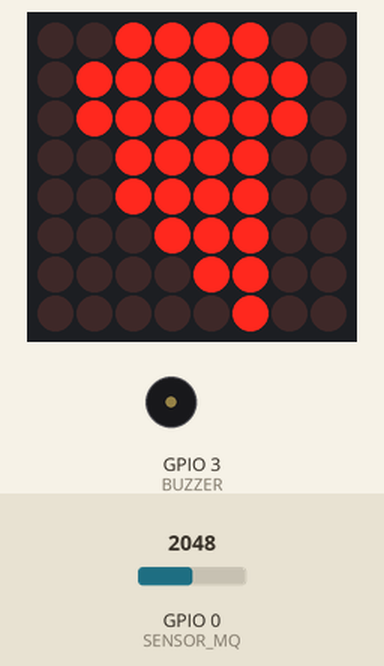
The sketch below on a simulated ESP32. On the bench: 8×8 LED matrix, buzzer (waves = sounding). The inputs (shaded band) are chosen by the test bench; at power-on: GPIO 0 (SENSOR_MQ) = 2048. What the sketch prints to the serial monitor is not drawn.

Above: at 20.3 s.
Timing chart, 0 to 128.8 s (numbered marks = the images above):
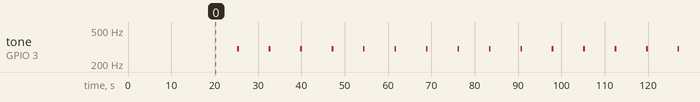

The sketch:

Sensor_de_Gas.ino
```cpp
/*
  Fundacion Kinal
  Centro Educativo Tecnico Kinal
  Electronica
  Grado: Quinto
  Curso: Taller de Electronica Digital
  Alumno: Roberto Antonio Monterroso Aguilar
  Seccion: A
  Carne: 2019507
  Proyecto: Sensor de Gas
*/
#include <LedControl.h>   //libreria que me permite usar el controlador led max7219
#include <Ticker.h>

//Directivas de preprocesador
#define dataPin0   10   //pin 12 conectado al pin de datos del max7219.
#define dataClock0 11   //pin 11 conectado al pin de clock del max7219.
#define dataLoad0  12   //pin 10 conectado al pin de carga del max7219.
#define BUZZER 3
#define Limit 400
#define SENSOR_MQ 0

float ValoSensor;

void alerta(void);

//variable
volatile static bool Matriz;

//Constructores
LedControl matriz_led = LedControl(dataPin0,dataClock0,dataLoad0,1);

byte number_0[8]= {        // array que contiene todos los elementos de las
  B00000000,        // filas necesarias por mostrar el digito cero
  B00001000,
  B00101010,
  B00011100,
  B01111111,
  B00011100,
  B00101010,
  B00001000
};
byte number_1[8]= {       // array que contiene todos los elementos de las
  B00111100,        // filas necesarias por mostrar el digito uno
  B01111110,
  B01111110,
  B00111100,
  B00111100,
  B00011100,
  B00001100,
  B00000100
};
byte number_2[8]= {       // array que contiene todos los elementos de las
  B00000000,        // filas necesarias por mostrar el digito uno
  B00000000,
  B00000000,
  B00000000,
  B00000000,
  B00000000,
  B00000000,
  B00000000
};

void setup()
{
  Serial.begin(9600);
  Serial.println("MQ2 warming up!");
  delay(20000); // allow the MQ2 to warm up
  matriz_led.shutdown(0,false); //Activo el max7219 para poder mostrar los digitos.
  matriz_led.setIntensity(0,15);  //Brilo a la mitad
  matriz_led.clearDisplay(0);    //limpio el display
  pinMode(BUZZER,OUTPUT);
}
void loop()
{

  ValoSensor = analogRead(SENSOR_MQ); // analog input pin 0
  unsigned int outputValue = map (ValoSensor, 0, 1023, 0, 100);
  Serial.print("Sensor Value: ");
  Serial.print(ValoSensor);
  Serial.print("    Percent: ");
  Serial.print(outputValue);
  delay(250);

  if(ValoSensor > Limit)
  {
    Serial.print(" | Smoke detected!");
    alerta();
    alerta();
    alerta();
    alerta();
    alerta();
      tone(BUZZER,300,400);
      noTone(BUZZER);
      tone(BUZZER,300,400);
  }

  else if(ValoSensor < Limit){
    Serial.print(" | No smoke detected!");
    for(int i=0; i<8;i++)
      {
        matriz_led.setRow(0,i,number_0[i]);
      }
  }
  Serial.println("");
  delay(2000); // 2s para la siguiente medicion

}

void alerta(){
  matriz_led.clearDisplay(0);
      for(int i=0; i<8;i++)
      {
        matriz_led.setRow(0,i,number_1[i]);
      }
      delay(500);
      for(int i=0; i<8;i++)
      {
        matriz_led.setRow(0,i,number_2[i]);
      }
      delay(500);
}
```

Measured:
- by itself, tone on GPIO 3 (BUZZER): alternates 300 Hz for 0.40 s and silent for 6.9 s
